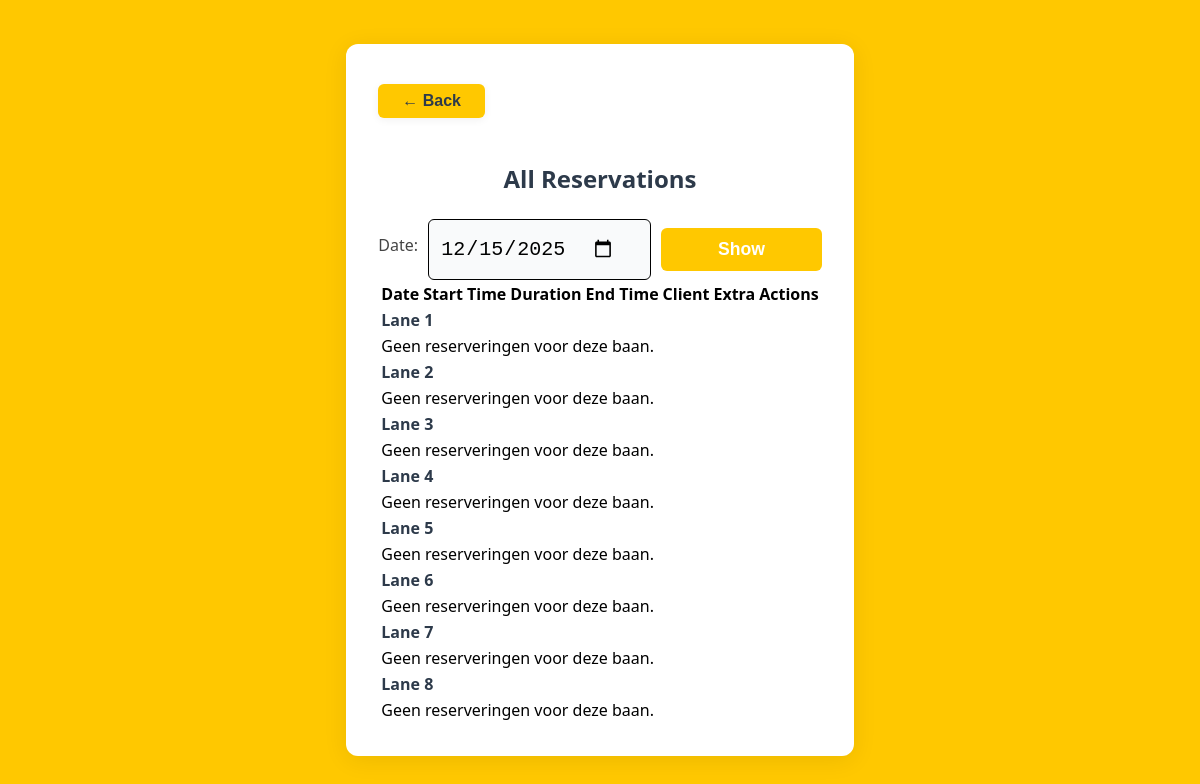
The app's page /reservations, older data.
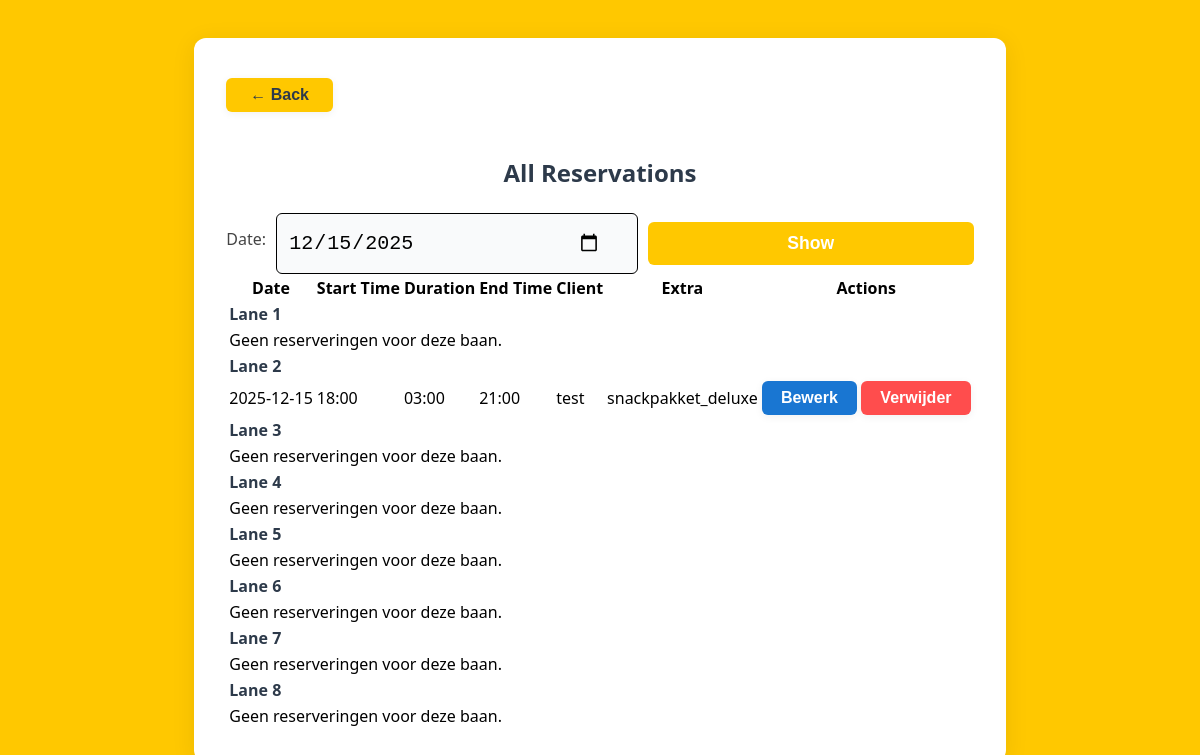
The same page, newer data.
### tables this page shows
CREATE TABLE lane_2 (
  id INTEGER PRIMARY KEY AUTOINCREMENT,
  start_iso TEXT NOT NULL,
  duration_minutes INTEGER NOT NULL,
  user_id INTEGER REFERENCES users(id),
  name TEXT NOT NULL,
  extra TEXT
, email TEXT);

### server.py (the view)
@app.route('/reservations')
def reservations():
    import sqlite3
    from flask import request
    from datetime import datetime
    filter_date = request.args.get('filter_date', '')
    now = datetime.now()
    if not filter_date:
        filter_date = now.strftime('%Y-%m-%d')
    conn = get_db_connection()
    reservations_data = {}
    for lane in range(1, 9):
        table = f'lane_{lane}'
        cur = conn.execute(f"SELECT * FROM {table} WHERE start_iso LIKE ? ORDER BY start_iso", (f'{filter_date}%',))
        reservations_data[table] = cur.fetchall()
    conn.close()
    return render_template('reservations.html', reservations=reservations_data, filter_date=filter_date, now=now)

### server.py (called while the page is built)
def get_db_connection():
    conn = sqlite3.connect(str(DB_PATH), timeout=10)
    conn.row_factory = sqlite3.Row
    return conn

### Templates/reservations.html (shortened to what this page needs)
<!DOCTYPE html>
<html lang="en">
<head>
    <link rel="stylesheet" href="{{ url_for('styles', filename='reservation.css') }}">
</head>
<body>
    <div class="dashboard-container">
        <button class="back-btn" onclick="window.history.back(); return false;">&larr; Back</button>
        <h2>All Reservations</h2>
        <form method="get" action="" style="display: flex; align-items: center; gap: 10px;">
            <label for="filter_date">Date:</label>
            <input type="date" id="filter_date" name="filter_date" value="{{ filter_date if filter_date else (now.strftime('%Y-%m-%d')) }}">
            <button type="submit">Show</button>
        </form>
        <table class="dashboard-table">
            <thead>
                <tr>
                    <th>Date</th>
                    <th>Start Time</th>
                    <th>Duration</th>
                    <th>End Time</th>
                    <th>Client</th>
                    <th>Extra</th>
                    <th>Actions</th>
                </tr>
            </thead>
            <tbody>
                {% for lane in range(1, 9) %}
                    <tr class="lane-header">
                        <td colspan="6">Lane {{ lane }}</td>
                    </tr>
                    {% set lane_table = 'lane_' ~ lane %}
                    {% set lane_reservations = reservations.get(lane_table, []) %}
                    {% if lane_reservations %}
                        {% for res in lane_reservations %}
                            {% if not filter_date or res.start_iso.split('T')[0] == filter_date %}
                            <tr>
                                <td>{{ res.start_iso.split('T')[0] }}</td>
                                <td>{{ res.start_iso.split('T')[1] }}</td>
                                <td>{% set h = res.duration_minutes // 60 %}{% set m = res.duration_minutes % 60 %}{{ '%02d' % h }}:{{ '%02d' % m }}</td>
                                <td>
                                    {% set start = res.start_iso.split('T')[1] %}
                                    {% set sh = start.split(':')[0]|int %}
                                    {% set sm = start.split(':')[1]|int %}
                                    {% set total = sh * 60 + sm + res.duration_minutes %}
                                    {% set eh = (total // 60) % 24 %}
                                    {% set em = total % 60 %}
                                    {{ '%02d' % eh }}:{{ '%02d' % em }}
                                </td>
                                <td>{{ res.name }}</td>
                                <td>{{ res.extra }}</td>
                                <td>
                                    <form method="get" action="{{ url_for('edit_reservation') }}" style="display:inline;">
                                        <button class="edit" type="submit">Bewerk</button>
                                    </form>
                                    <form method="post" action="{{ url_for('delete_reservation') }}" style="display:inline;" onsubmit="return confirm('Weet je zeker dat je deze reservering wilt verwijderen?');">
                                        <button class="delete" type="submit">Verwijder</button>
                                    </form>
                                </td>
                            </tr>
                            {% endif %}
                        {% endfor %}
                    {% else %}
                        <tr>
                            <td colspan="6">Geen reserveringen voor deze baan.</td>
                        </tr>
                    {% endif %}
                {% endfor %}
            </tbody>
        </table>
    </div>
</body>
</html>

Row changes from the older to the newer data that the page shows:
added lane_2: start_iso "2025-12-15", start_iso "18:00", h "03", m "00", eh "21", em "00", name "test", extra "snackpakket_deluxe"
Text that changed along with them:
list line gone: "Geen reserveringen voor deze baan."
